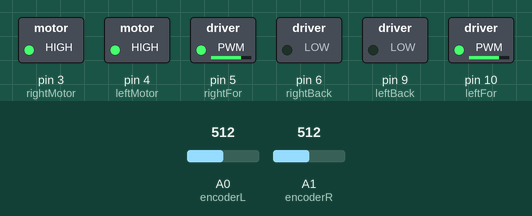
The sketch below on a simulated Arduino Uno, built with avr-gcc and run on an emulated ATmega328P. Shown: switched loads named in the sketch (green lamp = pin HIGH). Inputs (shaded band) come from the test bench; at power-on: A0 (encoderL) = 512, A1 (encoderR) = 512. No radio packets arrive unless stated; what the sketch prints to the serial monitor is not drawn.

Above: at 0.1 s.
Timing chart, 0 to 1.6 s (numbered marks = the images above):
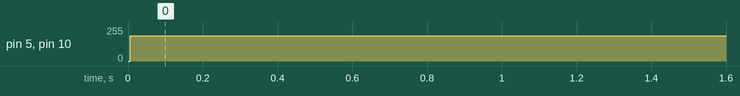

The sketch:

radio_motor.ino
```cpp
#include <SPI.h>
#include "nRF24L01.h"
#include "RF24.h"

#define encoderL A0
#define encoderR A1

#define rightMotor 3
#define rightFor 5
#define rightBack 6

#define leftMotor 4
#define leftFor 10
#define leftBack 9

#define FORWARD 1
#define BACKWARD 2

#define ON 1
#define OFF 0

bool tickR = false;
double dtStoreR[2];
float rpmR;

bool tickL = false;
double dtStoreL[2];
float rpmL;

RF24 radio(7,8);

const uint64_t pipe = 0xE8E8F0F0E2LL;

void setup() {
  SPI.begin;
  radio.begin();
  radio.openReadingPipe(1,pipe);
  radio.startListening();
  pinMode(rightMotor, OUTPUT);
  pinMode(leftMotor, OUTPUT);
  Serial.begin(9600);

  enMotor(leftMotor, ON);
  enMotor(rightMotor, ON);
  setMotor(rightMotor, BACKWARD, 0);
  setMotor(leftMotor, BACKWARD, 0);
}

void loop() {

  int order;

  controlMotor(rightMotor, FORWARD, 50);
  controlMotor(leftMotor, FORWARD, 50);
  /*
  if ( radio.available() )
  {
    bool done = false;
    while (!done)
    {
      done = radio.read( &order, sizeof(order) );

      if(order==0)
      {
        setMotor(rightMotor, BACKWARD, 0);
        setMotor(leftMotor, BACKWARD, 0);
      }
      if(order==1)
      {
        setMotor(leftMotor, FORWARD, 50); // motor esquerdo em sentido direto com 50% de potencia
      }
      else if(order==2)
      {
        setMotor(rightMotor, BACKWARD, 50); // motor direito em sentido contrario com 50% de potencia
      }
      else if(order==3)
      {
        controlMotor(rightMotor, FORWARD, 30);
        controlMotor(leftMotor, FORWARD, 30);
      }
    }
  }
  */
  //int sensor = analogRead(encoderR); // leitura do encoder da direita
  //Serial.println(sensor);  // imprime valor na porta serial

}

void controlMotor(int motor, int sense, int ref) {
  float vel;

  if(motor==rightMotor)
     vel = rpmRight();
  else if(motor==leftMotor)
     vel = rpmLeft();

  Serial.println(vel);

  float err = ref - vel;
  int duty = .5*err;
  setMotor(motor, sense, 50+duty);
}

float rpmRight() {

  double dt;
  int sensor;

  sensor = analogRead(encoderR); // leitura do encoder da direita

  if(sensor < 100)
    tickR = true;

  if (tickR && sensor > 100) {
     dtStoreR[0]=dtStoreR[1]; // move the current time to the previous time spot
     dtStoreR[1] = millis(); // record the current time of the rising edge
     dt = dtStoreR[1]-dtStoreR[0]; // calculate dt between the last and current rising edge time
     rpmR = (60000/(12*dt)); // RPM calculation
     tickR = false; // reset flag
   }
   else
    rpmR=0;
   return rpmR;
}

float rpmLeft() {

  double dt;
  int sensor;

  sensor = analogRead(encoderL); // leitura do encoder da direita

  if(sensor < 100)
    tickL = true;

  if (tickL && sensor > 100) {
     dtStoreL[0]=dtStoreL[1]; // move the current time to the previous time spot
     dtStoreL[1] = millis(); // record the current time of the rising edge
     dt = dtStoreL[1]-dtStoreL[0]; // calculate dt between the last and current rising edge time
     rpmL = (60000/(12*dt)); // RPM calculation
     tickL = false; // reset flag
   }
   else
     rpmL=0;
   return rpmL;
}

void enMotor(int motor, int enable) {
  digitalWrite(motor, enable);
}

void setMotor(int motor, int sense, int duty) {

  if(duty>100)
    duty = 100;
  else if(duty<0)
    duty = 0;

  int value = (255*duty)/100;

  if(motor==rightMotor) {
     if(sense==FORWARD) {
       analogWrite(rightFor, value);
       analogWrite(rightBack, 0);
     }
     else if(sense==BACKWARD) {
       analogWrite(rightBack, value);
       analogWrite(rightFor, 0);
     }
  }
  else if(motor==leftMotor) {
     if(sense==FORWARD) {
       analogWrite(leftFor, value);
       analogWrite(leftBack, 0);
     }
     else if(sense==BACKWARD) {
       analogWrite(leftBack, value);
       analogWrite(leftFor, 0);
     }
  }
}
```

Measured:
- by itself, pin 5 (rightFor), pin 10 (leftFor): 0/255 → 191/255 at 0.01 s
